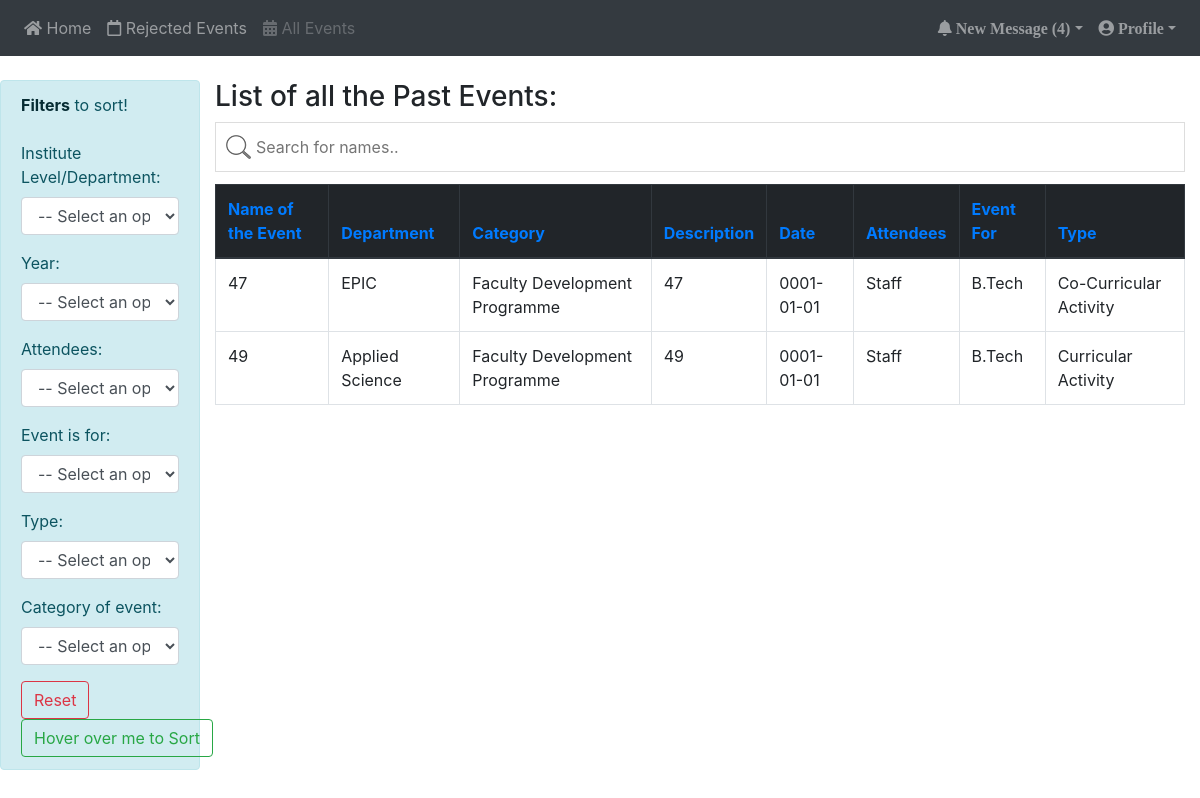
The app's page /faculty/allEvents.php (signed in) with its own data.
### tables this page shows
CREATE TABLE `events` (
  `eventId` tinyint(11) NOT NULL,
  `name` varchar(20) NOT NULL,
  `department` varchar(50) NOT NULL,
  `incharge` varchar(50) NOT NULL,
  `date` date NOT NULL,
  `type` varchar(50) NOT NULL,
  `eventDescribe` varchar(2000) NOT NULL,
  `achievements` varchar(500) NOT NULL,
  `attendees` varchar(30) NOT NULL,
  `eventFor` varchar(20) NOT NULL,
  `resourceName` varchar(1000) NOT NULL,
  `resourceDesignation` varchar(1000) NOT NULL,
  `category` varchar(70) NOT NULL,
  `media` varchar(2000) NOT NULL,
  `userId` tinyint(11) NOT NULL,
  `url` varchar(100) NOT NULL,
  `approvalStatus` tinyint(4) DEFAULT NULL,
  `declineReply` varchar(2000) DEFAULT NULL,
  `viewedNotification` tinyint(4) DEFAULT NULL,
  `archive` varchar(30) DEFAULT NULL
);

### session.php (called while the page is built, shortened)
<?php
$conn=mysqli_connect("localhost", "root", "", "sitems");
if(isset($_SESSION['login_user'])){
    $user_check = $_SESSION['login_user'];
    $query = "SELECT email FROM users WHERE email='$user_check'";
    $ses_sql = mysqli_query($conn, $query);
    $row = mysqli_fetch_assoc($ses_sql);
    $login_session = $row['email'];
}
?>

### faculty/allEvents.php (the view, shortened to what this page needs)
<?php
include('../session.php');
?>
<?php
$conn=mysqli_connect("localhost", "root", "", "sitems");
$sqlUserId="SELECT userId FROM users WHERE email='$login_session'";
$resultUserId=mysqli_query($conn, $sqlUserId);
$rowUserId=mysqli_fetch_assoc($resultUserId);
$userId = $rowUserId['userId'];
$sql="SELECT * FROM events WHERE userId='$userId' AND approvalStatus='1' ORDER BY date DESC";
$result=mysqli_query($conn, $sql);
$array=array();
while($row=$result->fetch_array()){
         $array[]=$row;
}
$totalEvents=mysqli_num_rows($result);
$sql="SELECT * FROM events WHERE userId='$userId' AND declineReply IS NOT NULL AND viewedNotification IS NULL";
$result=mysqli_query($conn, $sql);
$data=mysqli_num_rows($result);
?>
<!DOCTYPE HTML>
<html>
<head>
	<link href="../assets/css/bootstrap.min.css" rel="stylesheet">
	<link rel="stylesheet" href="https://use.fontawesome.com/releases/v5.2.0/css/all.css">
	<link rel="stylesheet" href="../assets/mycss/facultyHome.css">
</head>
<body>
<nav class="navbar sticky-top navbar-expand-sm bg-dark navbar-dark">
  <ul class="navbar-nav">
   <li class="nav-item">
      <a class="nav-link" href="home.php"><i class="fas fa-home"></i>   Home</a>
    </li>
    <li class="nav-item">
      <a class="nav-link" href="rejectedEvents.php"><i class="far fa-calendar"></i>   Rejected Events</a>
    </li>
    <li class="nav-item">
      <a class="nav-link disabled"><i class="fas fa-calendar-alt"></i>   All Events</a>
    </li>
  </ul>
  <ul class="navbar-nav ml-auto">
<li class="nav-item dropdown">
  <?php
    if($data==0){
  ?>
    <a class="nav-link"><i class="far fa-bell"> No New Message</i></a>
  <?php
    }else{
  ?>
    <a class="nav-link dropdown-toggle" href="#" id="navbardrop" data-toggle="dropdown"><i class="fas fa-bell"> New Message (<?php echo $data ?>)</i></a>
  <?php
    }
  ?>
</li>
    <li class="nav-item dropdown">
      <a class="nav-link dropdown-toggle" href="#" id="navbarDropdown" role="button" data-toggle="dropdown" aria-haspopup="true" aria-expanded="false"><i class="fas fa-user-circle">       Profile</i></a>
    </li>
  </ul>
</nav>
<br/>
<div class="container-fluid">
    <div class="row">
       <div class="col-12 col-sm-12 col-md-12 col-lg-2 col-xl-2 alert alert-info">
          <strong class="alert-link">Filters</strong> to sort!
          <form class="moreFilters">
            <br/>
              <div class="form-group">
                <label for="department">Institute Level/Department:</label>
                  <select class="form-control" id="department1">
                    <option selected value=""> -- Select an option -- </option>
                  </select>
              </div>
              <div class="form-group">
                <label for="department">Year:</label>
                  <select class="form-control" id="year1">
                    <option selected value=""> -- Select an option -- </option>
                  </select>
              </div>
              <div class="form-group">
                <label for="department">Attendees:</label>
                  <select class="form-control" id="attendees1">
                    <option selected value=""> -- Select an option -- </option>
                  </select>
              </div>
              <div class="form-group">
                <label for="department">Event is for:</label>
                  <select class="form-control" id="eventFor1">
                    <option selected value=""> -- Select an option -- </option>
                  </select>
              </div>
              <div class="form-group">
                <label for="type">Type:</label>
                  <select class="form-control" id="type1">
                    <option selected value=""> -- Select an option -- </option>
                  </select>
              </div>
              <div class="form-group">
                <label for="category">Category of event:</label>
                  <select class="form-control" id="category1">
                    <option selected value=""> -- Select an option -- </option>
                  </select>
              </div>
              <button onclick="reset();" class="btn btn-outline-danger" id="resetFilters">Reset</button>
              <button onmouseover="sort();" class="btn btn-outline-success" id="submitFilters">Hover over me to Sort</button>
          </form>
         </div>
        <div class="col-12 col-sm-12 col-md-12 col-lg-10 col-xl-10">
            <h3>List of all the Past Events: </h3>
            <input type="text" id="myInput" onkeyup="search()" placeholder="Search for names.." title="Type in a name">
        <table class="table table-bordered table-hover" id="myTable">
          <thead  class="thead-dark">
            <tr>
              <th><a id="name" data-order="desc" href="#">Name of the Event</a></th>
              <th><a id="department" data-order="desc" href="#">Department</a></th>
              <th><a id="category" data-order="desc" href="#">Category</a></th>
              <th><a id="eventDescribe" data-order="desc" href="#">Description</a></th>
              <th><a id="date" data-order="desc" href="#">Date</a></th>
              <th><a id="attendees" data-order="desc" href="#">Attendees</a></th>
              <th><a id="eventFor" data-order="desc" href="#">Event For</a></th>
              <th><a id="type" data-order="desc" href="#">Type</a></th>
            </tr>
          </thead>
          <tbody>
          <?php
            for($i=0; $i<$totalEvents; $i=$i+1){
            ?>
                <div id="eventRows">
                 <tr class='clickable-row' data-href='../eventDetails.php/?url=<?php echo $array[$i]['url']; ?>'>
                  <td><?php echo $array[$i]['name']; ?></td>
                  <td><?php echo $array[$i]['department']; ?></td>
                  <td><?php echo $array[$i]['category']; ?></td>
                  <td><?php echo $array[$i]['eventDescribe']; ?></td>
                  <td><?php echo $array[$i]['date']; ?></td>
                  <td><?php echo $array[$i]['attendees']; ?></td>
                  <td><?php echo $array[$i]['eventFor']; ?></td>
                  <td><?php echo $array[$i]['type']; ?></td>
                </tr>
                </div>
          <?php
            }
          ?>
          </tbody>
        </table>
        </div>
    </div>
    <br/><br/><br/>
</div>
</body>

### assets/mycss/facultyHome.css (style rules this page uses)
#myInput { background-image: url('../img/searchIcon.png'); background-position: 10px 12px; background-repeat: no-repeat; width: 100%; font-size: 16px; padding: 12px 20px 12px 40px; border: 1px solid #ddd; margin-bottom: 12px; }
#myTable tr { cursor: pointer; }

### records on screen
events: name "47", department "EPIC", category "Faculty Development Programme", eventDescribe "47", date "0001-01-01", attendees "Staff", eventFor "B.Tech", type "Co-Curricular Activity"
events: name "49", department "Applied Science", category "Faculty Development Programme", eventDescribe "49", date "0001-01-01", attendees "Staff", eventFor "B.Tech", type "Curricular Activity"

### other values on screen
$data "4"
